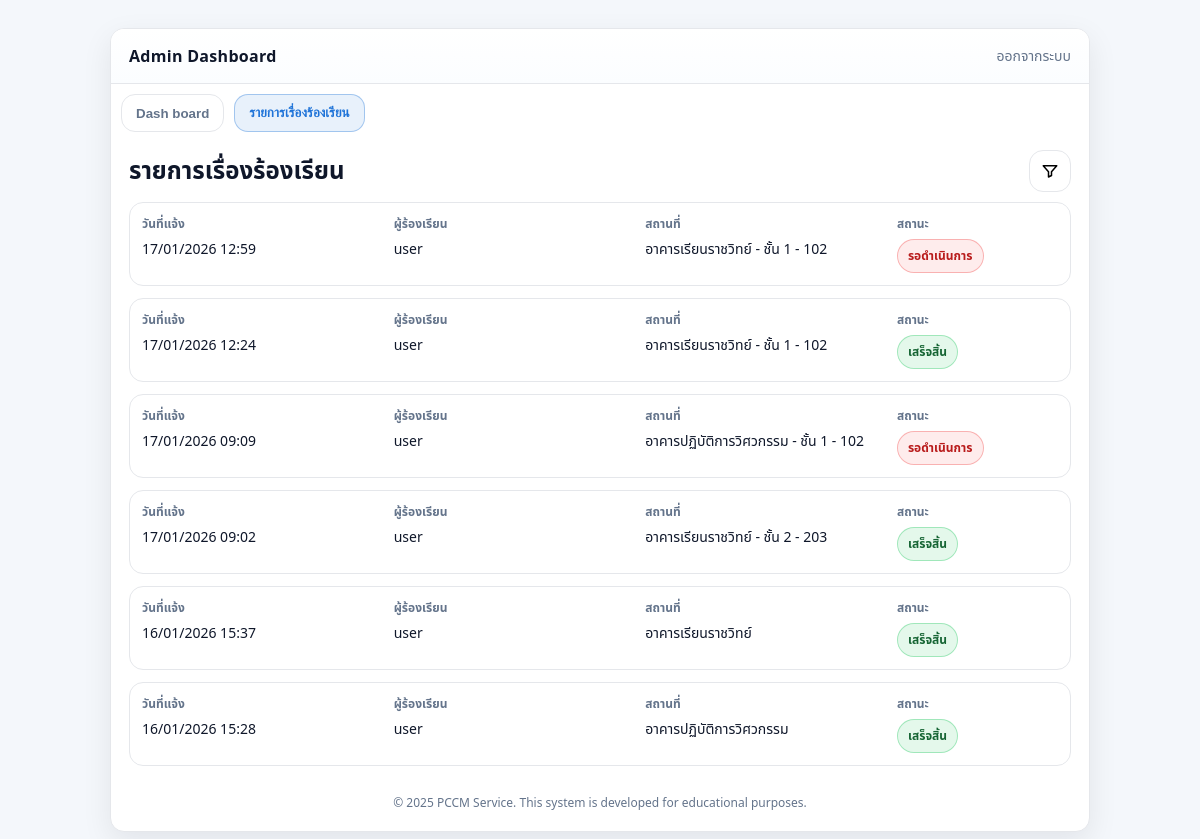
/admin/complaints (signed in), run on an earlier commit of the app's database.
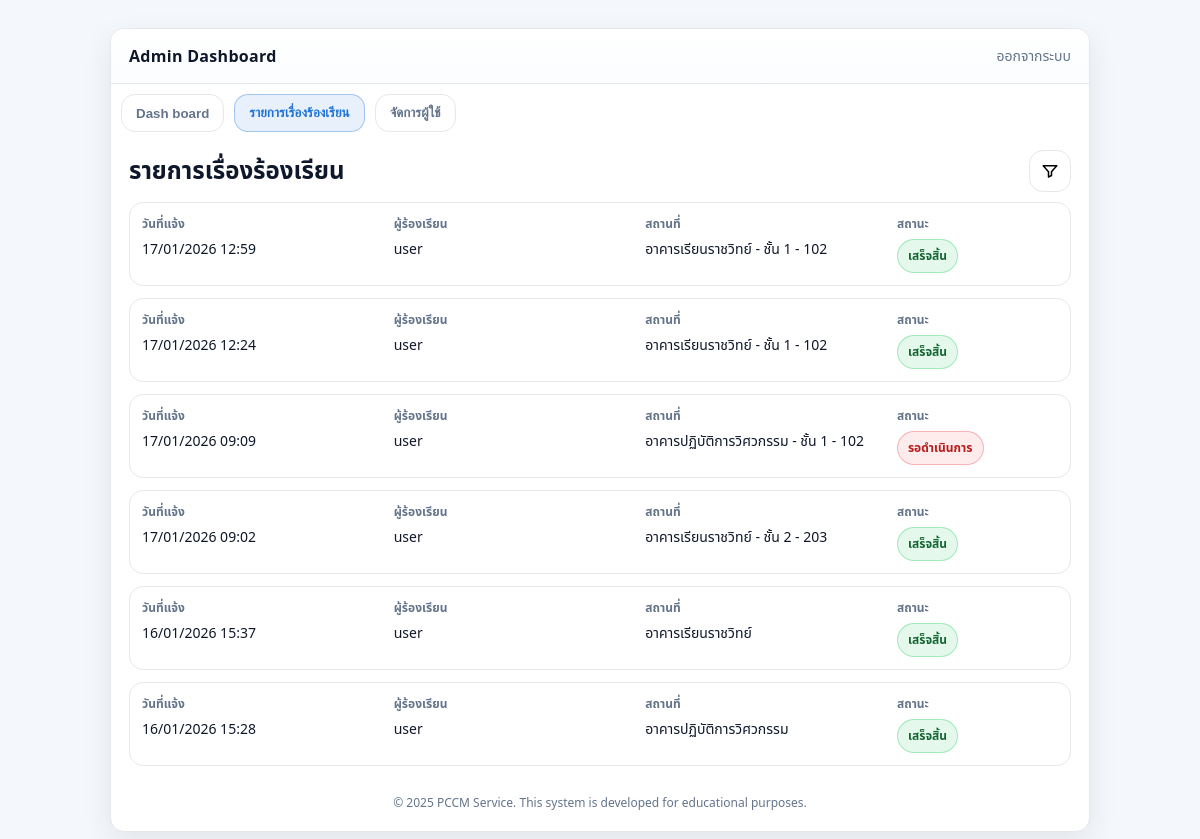
And on a later commit of the database.
### tables this page shows
CREATE TABLE complaints (
    id INTEGER PRIMARY KEY AUTOINCREMENT,
    username TEXT,
    location TEXT,
    description TEXT,
    status TEXT,
    created_at REAL
, item_type TEXT, floor TEXT, room TEXT, attachments TEXT, building TEXT, work_attachments TEXT);

### code.py (the view)
@app.get("/admin/complaints", response_class=HTMLResponse)
def admin_complaints_page(request: Request, authorization: str | None = Header(None)):
    user = get_current_user(request, authorization)
    if user.get("role") not in ("admin", "root"):
        return _redirect("/user/send")
    conn = db()
    rows = conn.execute("SELECT * FROM complaints ORDER BY created_at DESC").fetchall()
    complaints = []
    for r in rows:
        d = dict(r)
        d["created_at_fmt"] = fmt_th_date(d.get("created_at"))
        try:
            d["attachments_list"] = json.loads(d.get("attachments") or "[]")
        except Exception:
            d["attachments_list"] = []
        complaints.append(d)
    resp = templates.TemplateResponse(
        "admin.html",
        {
            "request": request,
            "username": user["sub"],
            "role": user.get("role"),
            "complaints": complaints,
        },
    )
    return _no_store(resp)

### templates/admin.html (shortened to what this page needs)
<!doctype html>
<html lang="th">
  <head>
    <link rel="stylesheet" href="/static/css/web.css" />
  </head>
  <body>
    <div class="app">
      <div class="card">
        <div class="topbar">
          <div class="brand">Admin Dashboard</div>
          <a class="link" href="/logout">ออกจากระบบ</a>
        </div>
        <div class="tabs">
          <button class="tab" type="button" id="tabDash">Dash board</button>
          <button class="tab active" type="button" id="tabList">
            รายการเรื่องร้องเรียน
          </button>
          {% if role == "root" %}
          <button class="tab" type="button" id="tabUsers">จัดการผู้ใช้</button>
          {% endif %}
        </div>
        <div class="content">
          <div class="headerRow">
            <h2 class="title" style="margin: 0">รายการเรื่องร้องเรียน</h2>
            <button
              class="filterBtn"
              type="button"
              id="openFilter"
              aria-label="filter"
            >
              <svg width="18" height="18" viewBox="0 0 24 24" fill="none">
                <path
                  d="M3 5h18l-7 8v5l-4 2v-7L3 5z"
                  stroke="currentColor"
                  stroke-width="2"
                  stroke-linejoin="round"
                />
              </svg>
            </button>
          </div>
          {% if complaints|length == 0 %}
          <div class="empty">ยังไม่มีรายการร้องเรียน</div>
          {% else %}
          <div id="list" class="list">
            {% for c in complaints %}
            <div
              class="listItem clickable"
              data-id="{{ c.id }}"
              data-status="{{ c.status or '' }}"
              data-building="{{ c.building or '' }}"
              data-itemtype="{{ c.item_type or '' }}"
              data-location="{{ c.location or '' }}"
            >
              <div class="row">
                <div class="col">
                  <div class="label">วันที่แจ้ง</div>
                  <div class="value">{{ c.created_at_fmt }}</div>
                </div>
                <div class="col">
                  <div class="label">ผู้ร้องเรียน</div>
                  <div class="value">{{ c.username }}</div>
                </div>
                <div class="col">
                  <div class="label">สถานที่</div>
                  <div class="value">{{ c.location or "-" }}</div>
                </div>
                <div class="col">
                  <div class="label">สถานะ</div>
                  <div class="badge jsStatusBadge">{{ c.status or "-" }}</div>
                </div>
              </div>
            </div>
            {% endfor %}
          </div>
          {% endif %}
          <div class="footer">
            © 2025 PCCM Service. This system is developed for educational
            purposes.
          </div>
        </div>
      </div>
    </div>
  </body>
</html>

### static/css/web.css (style rules this page uses)
:root { --primary: #1e73d8; --primary-dark: #155bb0; --bg: #f4f7fb; --card: #ffffff; --text: #0f172a; --muted: #64748b; --border: #e5e7eb; --shadow: 0 10px 30px rgba(2, 8, 23, 0.08); --radius: 14px; }
* { box-sizing: border-box; }
body { margin:0; font-family: system-ui, -apple-system, Segoe UI, Roboto, "Noto Sans Thai", sans-serif; background: var(--bg); color: var(--text); }
a { color: var(--primary); text-decoration: none; }
.app { min-height: 100vh; display:flex; align-items:flex-start; justify-content:center; padding: 28px 14px; }
.card { width: 100%; max-width: 920px; background: var(--card); border-radius: var(--radius); box-shadow: var(--shadow); overflow: hidden; border: 1px solid var(--border); }
.topbar { display:flex; justify-content:space-between; align-items:center; padding: 16px 18px; border-bottom: 1px solid var(--border); background: linear-gradient(180deg, #ffffff, #fbfdff); }
.brand { font-weight: 700; letter-spacing: 0.3px; }
.link { font-size: 14px; color: var(--muted); }
.tabs { display:flex; gap: 8px; padding: 12px 12px 0 12px; background: #fff; }
.tab { border: 1px solid var(--border); background: #fff; color: var(--muted); padding: 10px 12px; border-radius: 12px; cursor: pointer; font-weight: 600; }
.tab.active { color: var(--primary); border-color: rgba(30,115,216,.35); background: rgba(30,115,216,.08); }
.content { padding: 18px; }
.title { margin: 4px 0 14px 0; font-size: 24px; }
.footer { margin-top: 18px; font-size: 12px; color: var(--muted); text-align:center; padding: 10px 0 2px 0; }
.list { display:flex; flex-direction:column; gap: 12px; }
.listItem { border: 1px solid var(--border); border-radius: 14px; padding: 12px; background:#fff; }
.row { display:grid; grid-template-columns: 1.2fr 1.2fr 1.2fr 0.8fr; gap: 10px; }
.col .label { font-size: 12px; color: var(--muted); margin-bottom: 6px; font-weight: 700; }
.col .value { font-size: 14px; }
.badge { display:inline-flex; padding: 7px 10px; border-radius: 999px; border: 1px solid rgba(30,115,216,.25); background: rgba(30,115,216,.08); color: var(--primary); font-weight: 800; font-size: 12px; width: fit-content; }
@media (min-width: 768px) { .card { max-width: 920px; } }
@media (min-width: 1024px) { .card { max-width: 980px; } }

### templates/admin.html (style rules this page uses)
.tabs { padding: 10px 10px 0 10px; display: flex; gap: 10px; }
.tab { border: 1px solid var(--border); background: #fff; border-radius: 14px; padding: 10px 14px; font-weight: 900; cursor: pointer; }
.tab.active { background: rgba(30, 115, 216, 0.1); border-color: rgba(30, 115, 216, 0.35); color: var(--primary); }
.listItem.clickable { cursor: pointer; }
.badge.status-wait { border-color: rgba(239, 68, 68, 0.35); background: rgba(239, 68, 68, 0.1); color: #b91c1c; }
.badge.status-done { border-color: rgba(34, 197, 94, 0.35); background: rgba(34, 197, 94, 0.12); color: #166534; }
.headerRow { display: flex; align-items: center; justify-content: space-between; gap: 10px; margin-bottom: 10px; }
.filterBtn { width: 42px; height: 42px; border-radius: 14px; border: 1px solid var(--border); background: #fff; display: flex; align-items: center; justify-content: center; cursor: pointer; flex: 0 0 auto; }

What changed in the data, as far as the page shows it:
changed complaints (number 1 of 6 on the later page): status "รอดำเนินการ" → "เสร็จสิ้น"
Also different on the page:
text now shown: "จัดการผู้ใช้"
